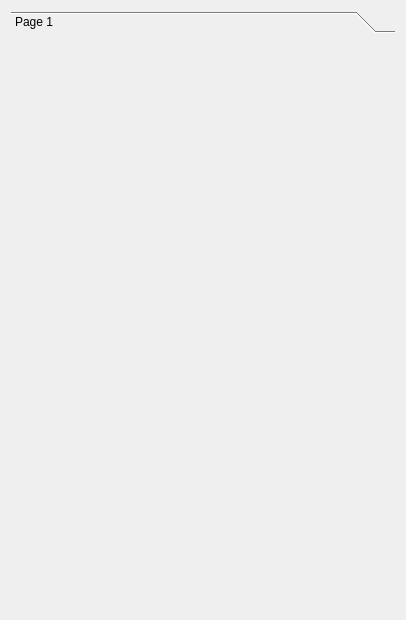
<?xml version="1.0" encoding="UTF-8"?>
<ui version="4.0">
 <class>online</class>
 <widget class="QWidget" name="online">
  <property name="geometry">
   <rect>
    <x>0</x>
    <y>0</y>
    <width>406</width>
    <height>620</height>
   </rect>
  </property>
  <property name="windowTitle">
   <string>Form</string>
  </property>
  <layout class="QHBoxLayout" name="horizontalLayout">
   <item>
    <widget class="QToolBox" name="toolBox">
     <property name="currentIndex">
      <number>0</number>
     </property>
     <widget class="QWidget" name="page">
      <property name="geometry">
       <rect>
        <x>0</x>
        <y>0</y>
        <width>384</width>
        <height>568</height>
       </rect>
      </property>
      <attribute name="label">
       <string>Page 1</string>
      </attribute>
      <layout class="QVBoxLayout" name="vlayout">
       <property name="leftMargin">
        <number>0</number>
       </property>
       <property name="topMargin">
        <number>0</number>
       </property>
       <property name="rightMargin">
        <number>0</number>
       </property>
       <property name="bottomMargin">
        <number>0</number>
       </property>
      </layout>
     </widget>
    </widget>
   </item>
  </layout>
 </widget>
 <resources/>
 <connections/>
</ui>
